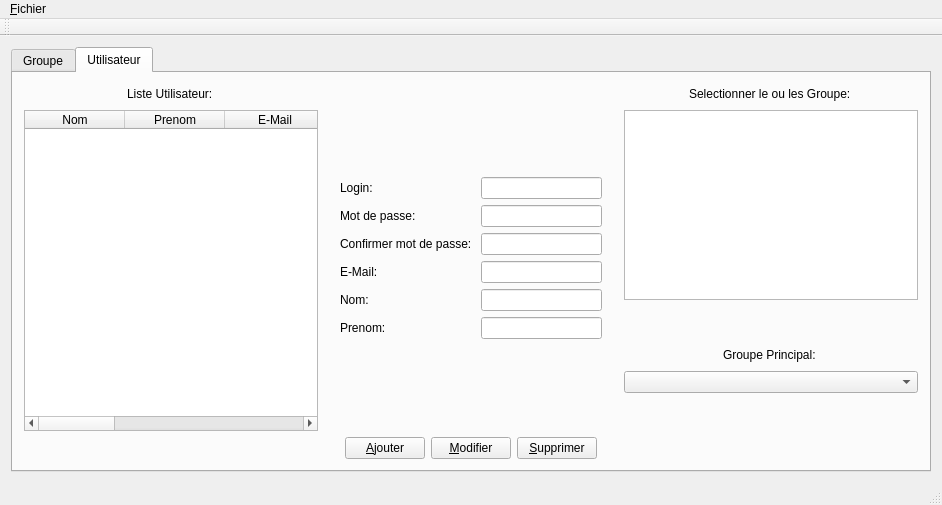
<?xml version="1.0" encoding="UTF-8"?>
<ui version="4.0">
 <class>MainWindow</class>
 <widget class="QMainWindow" name="MainWindow">
  <property name="geometry">
   <rect>
    <x>0</x>
    <y>0</y>
    <width>942</width>
    <height>505</height>
   </rect>
  </property>
  <property name="windowTitle">
   <string>Gestion Utilisateur &amp; Groupe</string>
  </property>
  <widget class="QWidget" name="centralWidget">
   <layout class="QHBoxLayout" name="horizontalLayout_16">
    <item>
     <widget class="QTabWidget" name="tabWidgetutilisateur">
      <property name="currentIndex">
       <number>1</number>
      </property>
      <widget class="QWidget" name="tab_2">
       <attribute name="icon">
        <iconset>
         <normaloff>../../../../../../usr/share/icons/oxygen/16x16/places/user-home.png</normaloff>../../../../../../usr/share/icons/oxygen/16x16/places/user-home.png</iconset>
       </attribute>
       <attribute name="title">
        <string>Groupe</string>
       </attribute>
       <layout class="QHBoxLayout" name="horizontalLayout_13">
        <item>
         <layout class="QVBoxLayout" name="verticalLayout_11">
          <item>
           <layout class="QVBoxLayout" name="verticalLayout_7">
            <item>
             <layout class="QHBoxLayout" name="horizontalLayout_8">
              <item>
               <layout class="QVBoxLayout" name="verticalLayout_5">
                <item>
                 <layout class="QHBoxLayout" name="horizontalLayout_6">
                  <item>
                   <spacer name="horizontalSpacer_9">
                    <property name="orientation">
                     <enum>Qt::Horizontal</enum>
                    </property>
                    <property name="sizeHint" stdset="0">
                     <size>
                      <width>40</width>
                      <height>20</height>
                     </size>
                    </property>
                   </spacer>
                  </item>
                  <item>
                   <widget class="QLabel" name="label_2">
                    <property name="text">
                     <string>Liste des Groupes:</string>
                    </property>
                   </widget>
                  </item>
                  <item>
                   <spacer name="horizontalSpacer_10">
                    <property name="orientation">
                     <enum>Qt::Horizontal</enum>
                    </property>
                    <property name="sizeHint" stdset="0">
                     <size>
                      <width>40</width>
                      <height>20</height>
                     </size>
                    </property>
                   </spacer>
                  </item>
                 </layout>
                </item>
                <item>
                 <widget class="QTableWidget" name="tableWidgetGroupe_2">
                  <property name="editTriggers">
                   <set>QAbstractItemView::NoEditTriggers</set>
                  </property>
                  <property name="selectionMode">
                   <enum>QAbstractItemView::SingleSelection</enum>
                  </property>
                  <property name="selectionBehavior">
                   <enum>QAbstractItemView::SelectRows</enum>
                  </property>
                  <property name="textElideMode">
                   <enum>Qt::ElideMiddle</enum>
                  </property>
                  <attribute name="horizontalHeaderCascadingSectionResizes">
                   <bool>false</bool>
                  </attribute>
                  <attribute name="horizontalHeaderShowSortIndicator" stdset="0">
                   <bool>false</bool>
                  </attribute>
                  <attribute name="horizontalHeaderStretchLastSection">
                   <bool>true</bool>
                  </attribute>
                  <attribute name="verticalHeaderVisible">
                   <bool>false</bool>
                  </attribute>
                  <attribute name="verticalHeaderCascadingSectionResizes">
                   <bool>false</bool>
                  </attribute>
                  <attribute name="verticalHeaderHighlightSections">
                   <bool>false</bool>
                  </attribute>
                  <attribute name="verticalHeaderShowSortIndicator" stdset="0">
                   <bool>false</bool>
                  </attribute>
                  <attribute name="verticalHeaderStretchLastSection">
                   <bool>false</bool>
                  </attribute>
                  <column>
                   <property name="text">
                    <string>GroupNum</string>
                   </property>
                  </column>
                  <column>
                   <property name="text">
                    <string>Nom</string>
                   </property>
                  </column>
                  <column>
                   <property name="text">
                    <string>Description</string>
                   </property>
                   <property name="font">
                    <font>
                     <kerning>true</kerning>
                    </font>
                   </property>
                  </column>
                 </widget>
                </item>
               </layout>
              </item>
              <item>
               <widget class="Line" name="line">
                <property name="orientation">
                 <enum>Qt::Vertical</enum>
                </property>
               </widget>
              </item>
              <item>
               <layout class="QHBoxLayout" name="horizontalLayout_7">
                <item>
                 <layout class="QVBoxLayout" name="verticalLayout_6">
                  <property name="leftMargin">
                   <number>20</number>
                  </property>
                  <property name="rightMargin">
                   <number>20</number>
                  </property>
                  <item>
                   <spacer name="verticalSpacer_3">
                    <property name="orientation">
                     <enum>Qt::Vertical</enum>
                    </property>
                    <property name="sizeHint" stdset="0">
                     <size>
                      <width>20</width>
                      <height>40</height>
                     </size>
                    </property>
                   </spacer>
                  </item>
                  <item>
                   <layout class="QFormLayout" name="formLayout_2">
                    <item row="0" column="0">
                     <widget class="QLabel" name="labelNumGroup">
                      <property name="text">
                       <string>N° du Groupe: </string>
                      </property>
                     </widget>
                    </item>
                    <item row="1" column="0">
                     <widget class="QLabel" name="labelNomGroupe">
                      <property name="text">
                       <string>Nom du Groupe: </string>
                      </property>
                     </widget>
                    </item>
                    <item row="1" column="1">
                     <widget class="QLineEdit" name="lineEditNomGroupe"/>
                    </item>
                    <item row="2" column="0">
                     <widget class="QLabel" name="labelDescGroupe">
                      <property name="text">
                       <string>Description: </string>
                      </property>
                     </widget>
                    </item>
                    <item row="2" column="1">
                     <widget class="QLineEdit" name="lineEditDescGroupe"/>
                    </item>
                    <item row="0" column="1">
                     <widget class="QSpinBox" name="spinBoxNumGroup">
                      <property name="minimum">
                       <number>1</number>
                      </property>
                     </widget>
                    </item>
                   </layout>
                  </item>
                  <item>
                   <spacer name="verticalSpacer_4">
                    <property name="orientation">
                     <enum>Qt::Vertical</enum>
                    </property>
                    <property name="sizeHint" stdset="0">
                     <size>
                      <width>20</width>
                      <height>40</height>
                     </size>
                    </property>
                   </spacer>
                  </item>
                 </layout>
                </item>
               </layout>
              </item>
             </layout>
            </item>
            <item>
             <layout class="QHBoxLayout" name="horizontalLayout_9">
              <item>
               <spacer name="horizontalSpacer_13">
                <property name="orientation">
                 <enum>Qt::Horizontal</enum>
                </property>
                <property name="sizeHint" stdset="0">
                 <size>
                  <width>40</width>
                  <height>20</height>
                 </size>
                </property>
               </spacer>
              </item>
              <item>
               <widget class="QPushButton" name="pushButtonAddGroup">
                <property name="text">
                 <string>&amp;Ajouter</string>
                </property>
               </widget>
              </item>
              <item>
               <widget class="QPushButton" name="pushButtonDelGroup">
                <property name="text">
                 <string>&amp;Supprimer</string>
                </property>
               </widget>
              </item>
              <item>
               <spacer name="horizontalSpacer_14">
                <property name="orientation">
                 <enum>Qt::Horizontal</enum>
                </property>
                <property name="sizeHint" stdset="0">
                 <size>
                  <width>40</width>
                  <height>20</height>
                 </size>
                </property>
               </spacer>
              </item>
             </layout>
            </item>
           </layout>
          </item>
          <item>
           <layout class="QVBoxLayout" name="verticalLayout_10">
            <item>
             <layout class="QHBoxLayout" name="horizontalLayout_10">
              <item>
               <spacer name="horizontalSpacer_15">
                <property name="orientation">
                 <enum>Qt::Horizontal</enum>
                </property>
                <property name="sizeHint" stdset="0">
                 <size>
                  <width>40</width>
                  <height>20</height>
                 </size>
                </property>
               </spacer>
              </item>
              <item>
               <widget class="QLabel" name="label_3">
                <property name="text">
                 <string>Liste des Utilisateurs du groupe selectionné:</string>
                </property>
               </widget>
              </item>
              <item>
               <spacer name="horizontalSpacer_16">
                <property name="orientation">
                 <enum>Qt::Horizontal</enum>
                </property>
                <property name="sizeHint" stdset="0">
                 <size>
                  <width>40</width>
                  <height>20</height>
                 </size>
                </property>
               </spacer>
              </item>
             </layout>
            </item>
            <item>
             <layout class="QHBoxLayout" name="horizontalLayout_11">
              <item>
               <widget class="QTableWidget" name="tableWidgetUtilGroup">
                <property name="sizeAdjustPolicy">
                 <enum>QAbstractScrollArea::AdjustIgnored</enum>
                </property>
                <property name="editTriggers">
                 <set>QAbstractItemView::NoEditTriggers</set>
                </property>
                <property name="selectionMode">
                 <enum>QAbstractItemView::SingleSelection</enum>
                </property>
                <property name="selectionBehavior">
                 <enum>QAbstractItemView::SelectRows</enum>
                </property>
                <property name="textElideMode">
                 <enum>Qt::ElideMiddle</enum>
                </property>
                <attribute name="verticalHeaderVisible">
                 <bool>false</bool>
                </attribute>
                <column>
                 <property name="text">
                  <string>Nom</string>
                 </property>
                </column>
                <column>
                 <property name="text">
                  <string>Prénom</string>
                 </property>
                </column>
                <column>
                 <property name="text">
                  <string>Email</string>
                 </property>
                </column>
                <column>
                 <property name="text">
                  <string>Login</string>
                 </property>
                </column>
               </widget>
              </item>
             </layout>
            </item>
            <item>
             <layout class="QHBoxLayout" name="horizontalLayout_12">
              <item>
               <spacer name="horizontalSpacer_19">
                <property name="orientation">
                 <enum>Qt::Horizontal</enum>
                </property>
                <property name="sizeHint" stdset="0">
                 <size>
                  <width>40</width>
                  <height>20</height>
                 </size>
                </property>
               </spacer>
              </item>
              <item>
               <widget class="QPushButton" name="pushButton_3">
                <property name="text">
                 <string>Suprimer Utilisateur du Groupe</string>
                </property>
               </widget>
              </item>
              <item>
               <spacer name="horizontalSpacer_20">
                <property name="orientation">
                 <enum>Qt::Horizontal</enum>
                </property>
                <property name="sizeHint" stdset="0">
                 <size>
                  <width>40</width>
                  <height>20</height>
                 </size>
                </property>
               </spacer>
              </item>
             </layout>
            </item>
           </layout>
          </item>
         </layout>
        </item>
       </layout>
      </widget>
      <widget class="QWidget" name="tab">
       <attribute name="icon">
        <iconset>
         <normaloff>../../../../../../usr/share/icons/oxygen/16x16/places/bookmarks.png</normaloff>../../../../../../usr/share/icons/oxygen/16x16/places/bookmarks.png</iconset>
       </attribute>
       <attribute name="title">
        <string>Utilisateur</string>
       </attribute>
       <layout class="QHBoxLayout" name="horizontalLayout_15">
        <item>
         <layout class="QVBoxLayout" name="verticalLayout_12">
          <item>
           <layout class="QHBoxLayout" name="horizontalLayout_14">
            <item>
             <layout class="QVBoxLayout" name="verticalLayout">
              <item>
               <layout class="QHBoxLayout" name="horizontalLayout">
                <item>
                 <spacer name="horizontalSpacer">
                  <property name="orientation">
                   <enum>Qt::Horizontal</enum>
                  </property>
                  <property name="sizeHint" stdset="0">
                   <size>
                    <width>40</width>
                    <height>20</height>
                   </size>
                  </property>
                 </spacer>
                </item>
                <item>
                 <widget class="QLabel" name="label">
                  <property name="text">
                   <string>Liste Utilisateur: </string>
                  </property>
                 </widget>
                </item>
                <item>
                 <spacer name="horizontalSpacer_2">
                  <property name="orientation">
                   <enum>Qt::Horizontal</enum>
                  </property>
                  <property name="sizeHint" stdset="0">
                   <size>
                    <width>40</width>
                    <height>20</height>
                   </size>
                  </property>
                 </spacer>
                </item>
               </layout>
              </item>
              <item>
               <widget class="QTableWidget" name="tableWidgetUtilisateur">
                <property name="selectionMode">
                 <enum>QAbstractItemView::SingleSelection</enum>
                </property>
                <property name="selectionBehavior">
                 <enum>QAbstractItemView::SelectRows</enum>
                </property>
                <attribute name="verticalHeaderVisible">
                 <bool>false</bool>
                </attribute>
                <column>
                 <property name="text">
                  <string>Nom</string>
                 </property>
                </column>
                <column>
                 <property name="text">
                  <string>Prenom</string>
                 </property>
                </column>
                <column>
                 <property name="text">
                  <string>E-Mail</string>
                 </property>
                </column>
                <column>
                 <property name="text">
                  <string>Groupe</string>
                 </property>
                </column>
                <column>
                 <property name="text">
                  <string>Groupe Principal</string>
                 </property>
                 <property name="whatsThis">
                  <string/>
                 </property>
                </column>
                <column>
                 <property name="text">
                  <string>Login</string>
                 </property>
                </column>
                <column>
                 <property name="text">
                  <string>Mdp</string>
                 </property>
                </column>
               </widget>
              </item>
             </layout>
            </item>
            <item>
             <layout class="QVBoxLayout" name="verticalLayout_3">
              <item>
               <spacer name="verticalSpacer">
                <property name="orientation">
                 <enum>Qt::Vertical</enum>
                </property>
                <property name="sizeHint" stdset="0">
                 <size>
                  <width>20</width>
                  <height>40</height>
                 </size>
                </property>
               </spacer>
              </item>
              <item>
               <layout class="QFormLayout" name="formLayout">
                <property name="fieldGrowthPolicy">
                 <enum>QFormLayout::AllNonFixedFieldsGrow</enum>
                </property>
                <property name="leftMargin">
                 <number>16</number>
                </property>
                <property name="rightMargin">
                 <number>16</number>
                </property>
                <item row="0" column="0">
                 <widget class="QLabel" name="labelLogin">
                  <property name="text">
                   <string>Login: </string>
                  </property>
                 </widget>
                </item>
                <item row="0" column="1">
                 <widget class="QLineEdit" name="lineEditLogin"/>
                </item>
                <item row="1" column="0">
                 <widget class="QLabel" name="labelMdp">
                  <property name="text">
                   <string>Mot de passe:</string>
                  </property>
                 </widget>
                </item>
                <item row="1" column="1">
                 <widget class="QLineEdit" name="lineEditMdp">
                  <property name="echoMode">
                   <enum>QLineEdit::Password</enum>
                  </property>
                 </widget>
                </item>
                <item row="2" column="0">
                 <widget class="QLabel" name="labelConfMdp">
                  <property name="text">
                   <string>Confirmer mot de passe: </string>
                  </property>
                 </widget>
                </item>
                <item row="2" column="1">
                 <widget class="QLineEdit" name="lineEditConfMdp">
                  <property name="echoMode">
                   <enum>QLineEdit::Password</enum>
                  </property>
                 </widget>
                </item>
                <item row="3" column="0">
                 <widget class="QLabel" name="labelMail">
                  <property name="text">
                   <string>E-Mail: </string>
                  </property>
                 </widget>
                </item>
                <item row="3" column="1">
                 <widget class="QLineEdit" name="lineEditMail"/>
                </item>
                <item row="4" column="0">
                 <widget class="QLabel" name="labelNom">
                  <property name="text">
                   <string>Nom: </string>
                  </property>
                 </widget>
                </item>
                <item row="4" column="1">
                 <widget class="QLineEdit" name="lineEditNom"/>
                </item>
                <item row="5" column="0">
                 <widget class="QLabel" name="labelPrenom">
                  <property name="text">
                   <string>Prenom:</string>
                  </property>
                 </widget>
                </item>
                <item row="5" column="1">
                 <widget class="QLineEdit" name="lineEditPrenom"/>
                </item>
               </layout>
              </item>
              <item>
               <spacer name="verticalSpacer_2">
                <property name="orientation">
                 <enum>Qt::Vertical</enum>
                </property>
                <property name="sizeHint" stdset="0">
                 <size>
                  <width>20</width>
                  <height>40</height>
                 </size>
                </property>
               </spacer>
              </item>
             </layout>
            </item>
            <item>
             <layout class="QVBoxLayout" name="verticalLayout_4">
              <item>
               <layout class="QVBoxLayout" name="verticalLayout_2">
                <item>
                 <layout class="QHBoxLayout" name="horizontalLayout_2">
                  <item>
                   <spacer name="horizontalSpacer_3">
                    <property name="orientation">
                     <enum>Qt::Horizontal</enum>
                    </property>
                    <property name="sizeHint" stdset="0">
                     <size>
                      <width>40</width>
                      <height>20</height>
                     </size>
                    </property>
                   </spacer>
                  </item>
                  <item>
                   <widget class="QLabel" name="label_8">
                    <property name="text">
                     <string>Selectionner le ou les Groupe: </string>
                    </property>
                   </widget>
                  </item>
                  <item>
                   <spacer name="horizontalSpacer_4">
                    <property name="orientation">
                     <enum>Qt::Horizontal</enum>
                    </property>
                    <property name="sizeHint" stdset="0">
                     <size>
                      <width>40</width>
                      <height>20</height>
                     </size>
                    </property>
                   </spacer>
                  </item>
                 </layout>
                </item>
               </layout>
              </item>
              <item>
               <widget class="QListWidget" name="listWidgetGroup">
                <property name="sizeAdjustPolicy">
                 <enum>QAbstractScrollArea::AdjustIgnored</enum>
                </property>
                <property name="selectionMode">
                 <enum>QAbstractItemView::MultiSelection</enum>
                </property>
                <property name="textElideMode">
                 <enum>Qt::ElideMiddle</enum>
                </property>
                <property name="layoutMode">
                 <enum>QListView::SinglePass</enum>
                </property>
               </widget>
              </item>
              <item>
               <spacer name="verticalSpacer_5">
                <property name="orientation">
                 <enum>Qt::Vertical</enum>
                </property>
                <property name="sizeHint" stdset="0">
                 <size>
                  <width>20</width>
                  <height>40</height>
                 </size>
                </property>
               </spacer>
              </item>
              <item>
               <layout class="QHBoxLayout" name="horizontalLayout_5">
                <item>
                 <spacer name="horizontalSpacer_5">
                  <property name="orientation">
                   <enum>Qt::Horizontal</enum>
                  </property>
                  <property name="sizeHint" stdset="0">
                   <size>
                    <width>40</width>
                    <height>20</height>
                   </size>
                  </property>
                 </spacer>
                </item>
                <item>
                 <widget class="QLabel" name="label_4">
                  <property name="text">
                   <string>Groupe Principal: </string>
                  </property>
                 </widget>
                </item>
                <item>
                 <spacer name="horizontalSpacer_6">
                  <property name="orientation">
                   <enum>Qt::Horizontal</enum>
                  </property>
                  <property name="sizeHint" stdset="0">
                   <size>
                    <width>40</width>
                    <height>20</height>
                   </size>
                  </property>
                 </spacer>
                </item>
               </layout>
              </item>
              <item>
               <layout class="QHBoxLayout" name="horizontalLayout_3">
                <item>
                 <widget class="QComboBox" name="comboBox"/>
                </item>
               </layout>
              </item>
              <item>
               <spacer name="verticalSpacer_6">
                <property name="orientation">
                 <enum>Qt::Vertical</enum>
                </property>
                <property name="sizeHint" stdset="0">
                 <size>
                  <width>20</width>
                  <height>40</height>
                 </size>
                </property>
               </spacer>
              </item>
             </layout>
            </item>
           </layout>
          </item>
          <item>
           <layout class="QHBoxLayout" name="horizontalLayout_4">
            <item>
             <spacer name="horizontalSpacer_7">
              <property name="orientation">
               <enum>Qt::Horizontal</enum>
              </property>
              <property name="sizeHint" stdset="0">
               <size>
                <width>40</width>
                <height>20</height>
               </size>
              </property>
             </spacer>
            </item>
            <item>
             <widget class="QPushButton" name="pushButtonAjouter">
              <property name="text">
               <string>&amp;Ajouter</string>
              </property>
             </widget>
            </item>
            <item>
             <widget class="QPushButton" name="pushButtonModifier">
              <property name="text">
               <string>&amp;Modifier</string>
              </property>
             </widget>
            </item>
            <item>
             <widget class="QPushButton" name="pushButtonSupprimer">
              <property name="text">
               <string>&amp;Supprimer</string>
              </property>
             </widget>
            </item>
            <item>
             <spacer name="horizontalSpacer_8">
              <property name="orientation">
               <enum>Qt::Horizontal</enum>
              </property>
              <property name="sizeHint" stdset="0">
               <size>
                <width>40</width>
                <height>20</height>
               </size>
              </property>
             </spacer>
            </item>
           </layout>
          </item>
         </layout>
        </item>
       </layout>
      </widget>
     </widget>
    </item>
   </layout>
  </widget>
  <widget class="QMenuBar" name="menuBar">
   <property name="geometry">
    <rect>
     <x>0</x>
     <y>0</y>
     <width>942</width>
     <height>27</height>
    </rect>
   </property>
   <widget class="QMenu" name="menu_Fichier">
    <property name="title">
     <string>&amp;Fichier</string>
    </property>
    <addaction name="action_Quitter"/>
   </widget>
   <addaction name="menu_Fichier"/>
  </widget>
  <widget class="QToolBar" name="mainToolBar">
   <attribute name="toolBarArea">
    <enum>TopToolBarArea</enum>
   </attribute>
   <attribute name="toolBarBreak">
    <bool>false</bool>
   </attribute>
  </widget>
  <widget class="QStatusBar" name="statusBar"/>
  <action name="action_Quitter">
   <property name="text">
    <string>&amp;Quitter</string>
   </property>
  </action>
 </widget>
 <layoutdefault spacing="6" margin="11"/>
 <resources/>
 <connections/>
</ui>
